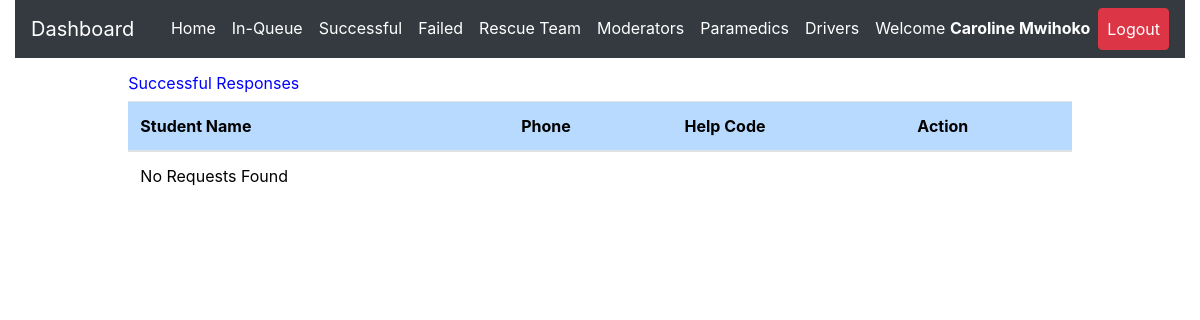
/admin/successful.php (signed in), run on an earlier commit of the app's database.
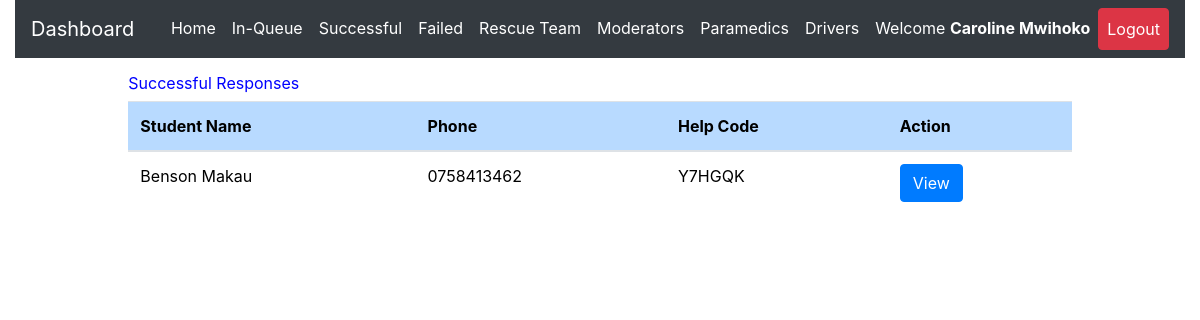
And on a later commit of the database.
### tables this page shows
CREATE TABLE `request_status` (
  `id` int(20) NOT NULL,
  `helpID` varchar(50) NOT NULL,
  `ip_address` varchar(100) NOT NULL,
  `request_latitude` varchar(50) NOT NULL,
  `request_longitude` varchar(50) NOT NULL,
  `status` varchar(50) DEFAULT 'Pending',
  `emergency_type` varchar(50) NOT NULL,
  `emergency_description` varchar(255) DEFAULT NULL,
  `admNo` varchar(255) NOT NULL,
  `timestamp` datetime NOT NULL DEFAULT CURRENT_TIMESTAMP
);

CREATE TABLE `student_details` (
  `id` int(20) NOT NULL,
  `regNum` varchar(255) NOT NULL,
  `firstname` varchar(255) NOT NULL,
  `lastname` varchar(255) NOT NULL,
  `emailaddress` varchar(255) NOT NULL,
  `phonenumber` varchar(15) NOT NULL,
  `password` varchar(255) NOT NULL,
  `password_reset_token` varchar(500) DEFAULT NULL,
  `date` datetime NOT NULL DEFAULT CURRENT_TIMESTAMP
);

### admin/successful.php (the view, shortened to what this page needs)
<?php
include 'server.php';
?>
<!DOCTYPE html>
<html lang="en">
<?php include './includes/header.php'; ?>
  <body>
    <?php include './includes/navbar.php'; ?>
  <div class="row m-3">
  <div class="col-md-1"></div>
    <div class="col-md-10">
<div class="table-responsive-lg">
    <table class="table" style='color:black; font-weight:normal'>
        <thead>
          <h6  style='color:blue; font-weight:normal'>
          Successful Responses</h6>
            <tr >
              <th scope="col" class="table-primary">Student Name</th>
              <th scope="col" class="table-primary">Phone</th>
              <th scope="col" class="table-primary">Help Code</th>
              <th scope="col" class="table-primary">Action</th>
            </tr>
          </thead>
          <tbody>
    <?php
    if($_SESSION['admin_id']){
        $data_fetch_query = "SELECT request_status.id, request_status.helpID,request_status.status,
        request_status.admNo,request_status.timestamp,student_details.regNum,student_details.regNum,
        student_details.firstname,student_details.lastname,student_details.phonenumber
        FROM request_status
        INNER JOIN student_details ON request_status.admNo = student_details.regNum  WHERE request_status.status ='Successful' order by request_status.timestamp DESC;";
        $data_result = mysqli_query($db, $data_fetch_query);
        if ($data_result->num_rows > 0){
            while($row = $data_result->fetch_assoc()) {
            $help_code=$row["helpID"];
        echo "<tr> <td>" .$row["firstname"]. " ".$row["lastname"]. "</td>";
        echo "<td>" .$row["phonenumber"]."</td>";
        echo "<td>" .$row["helpID"]."</td>";
        echo "<td>
        <form method ='POST' action='server.php'>
        <input  type='text' hidden name='help_code' value='$help_code'>
        <input type='submit' value='View' name='view-requests-being-attended-btn' class='btn btn-primary'>
        </form>
        </td> </tr>";
        }
        }else{
        echo "<td>"."No Requests Found"."</td>";
        }
        } else{
            echo "<td>"."No Data Found"."</td>";
        }
?>
          </tbody>
    </table>
  </div>
  </div>
  <div class="col-md-1"></div>
</div>
  </body>
</html>

What changed in the data, as far as the page shows it:
now on this page (row edited): request_status: admNo.firstname "Benson", admNo.lastname "Makau", admNo.phonenumber "0758413462", helpID "Y7HGQK"
Also different on the page:
text no longer shown: "No Requests Found"
